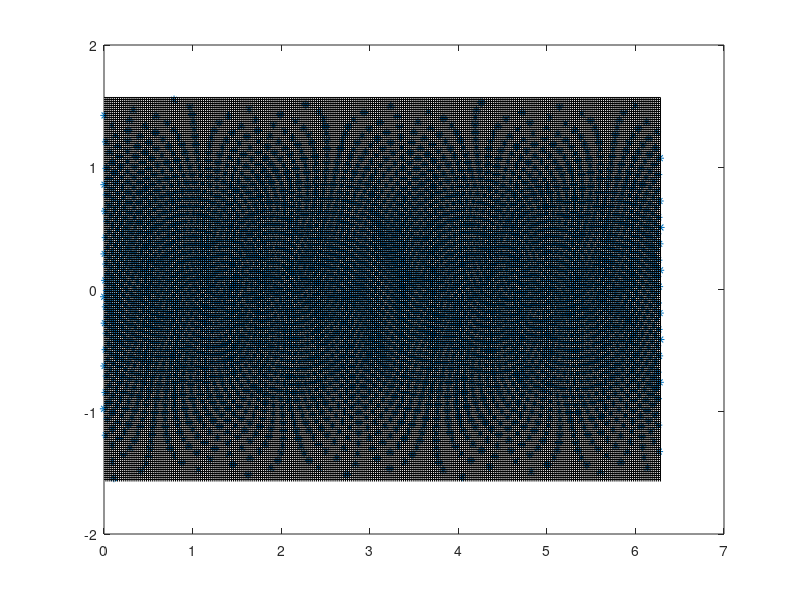

Source code (MATLAB):
% Generate approximately evenly distributed points on sphere using
% Golden Section spiral algorithm 
%    http://www.softimageblog.com/archives/115
% This creates input to create_obs_sequence,
%      which creates a set_def.out for use in create_fixed_network_seq.
%      See the README.

%% DART software - Copyright UCAR. This open source software is provided
% by UCAR, "as is", without charge, subject to all terms of use at
% http://www.image.ucar.edu/DAReS/DART/DART_download

close all; clear;

% Generate obs_sequence input for this problem

% For diagnostic test need a null data value and a null qc value
diagnostic_test = false;

% Input is in hectopascals - this was intended to be the mandatory levels (see below).
% levels = [1000 850 700 500 400 300 200 150 100 50 30 20 10 7 5];

% the nice thing about standards is there are so many of them.  mandatory levels, according to:
% wisconsin: http://www.meteor.wisc.edu/~hopkins/aos100/raobdoc.htm
% the surface [1000 925 850 700 500 400 300 250 200 150 100 70 50 10] mb.
%
% the AMS glossary: http://amsglossary.allenpress.com/glossary/search?id=mandatory-level1
% [1000 850 700 500 400 300 200 150 100 50 30 20 10 7 5 3 2 1] mb.
%
% the Office of Federal Coordinator of Meterology: http://www.ofcm.gov/fmh3/text/chapter5.htm
% [1000 925 850 700 500 400 300 250 200 150 100 70 50 30 20 10] hPa 
% plus it says that these levels should be considered standard: 7, 5, 3, 2, and 1 hPa.
%
% the ones that this program generates right now:
% Zagar OSSE; we've set   no_obs_assim_above_level = 5, which is slightly higher than 36 hPa in CAM6.
levels     = [1000  925  850  700  500  400  300  250   200  150  100  70   50   40 ]
% From NCEP+ACARS/201812_6H/obs_seq2018120100
% They could (should?) come from obs_converters/obs_error/ncep_obs_err_mod.f90.
T_variance = [1.44  1.0  0.64 0.64 0.64 0.64 0.81 1.44  1.44 1.0  0.64 0.64 0.81 1.0]
W_variance = [1.96  2.25 2.25 2.56 4.41 6.76 9.0  10.24 7.29 5.76 4.41 4.41 4.41 4.41]

% Date information is overwritten by create_fixed_network_sequence
year = 2017;
month = 12;
day = 25;
hour = 0;

% Model grid for comparison on the obs distribution plot
% T85   256x128 points on A-grid
%   nlat = 128;
%   nlon = 256;
% FV 1 degree:
nlat = 192;
nlon = 288;

% Number of roughly evenly distributed points in horizontal
% 2 degree, every fifth point
% n = 600;
% 1 degree every 4th point in latitude and longitude would be 3528.
n = (nlat * nlon) / 16;

x(1:n) = 0;
y(1:n) = 0;
z(1:n) = 0;

% Total number of observations at single time is levels*n*3
num_obs = size(levels, 2) * n * 3;
 
% Calculate the cartesian locations.
% For the geometric and visually minded: see the README.rst.
inc = pi * (3 - sqrt(5));
off = 2 / n;
for k = 1:n
   y(k) = (k-1) * off - 1 + (off / 2);
   r = sqrt(1 - y(k)*y(k));
   phi = (k-1) * inc; 
   x(k) = cos(phi) * r;
   z(k) = sin(phi) * r;
end 

% Now convert to latitude and longitude
for k = 1:n
   lon(k) = atan2(y(k), x(k)) + pi;
   lat(k) = asin(z(k));
   % Input is in degrees of lat and longitude
   dlon(k) = rad2deg(lon(k));
   dlat(k) = rad2deg(lat(k));
end

 % Need to generate output for driving create_obs_sequence
 fid = fopen('even_create_input', 'w');

 % Output the total number of observations
 fprintf(fid, '%6i\n', num_obs);
 % 0 copies of data
 if(diagnostic_test) 
    fprintf(fid, '%2i\n', 1);
 else
    fprintf(fid, '%2i\n', 0);
 end
 
 % 0 QC fields
 if(diagnostic_test) 
    fprintf(fid, '%2i\n', 1);
 else
    fprintf(fid, '%2i\n', 0);
 end
 
 % Metadata for data copy
 if(diagnostic_test)
    fprintf(fid, '"observations"\n');
 end
 % Metadata for qc
 if(diagnostic_test)
    fprintf(fid, '"Quality Control"\n');
 end
 
 
 % Loop to create each observation
 for hloc = 1:n
    for vloc = 1:size(levels, 2)
       for field = 1:3
          % 0 indicates that there is another observation; 
          fprintf(fid, '%2i\n', 0);
          % Specify obs kind by string
          if(field == 1)
             fprintf(fid, 'RADIOSONDE_TEMPERATURE\n');
          elseif(field == 2)
             fprintf(fid, 'RADIOSONDE_U_WIND_COMPONENT\n');
          elseif(field == 3)
             fprintf(fid, 'RADIOSONDE_V_WIND_COMPONENT\n');
          end
          % Select pressure as the vertical coordinate
          fprintf(fid, '%2i\n', 2);
          % The vertical pressure level
          fprintf(fid, '%5i\n', levels(vloc));
          % Lon and lat in degrees next
          fprintf(fid, '%6.2f\n', dlon(hloc));
          fprintf(fid, '%6.2f\n', dlat(hloc));
          % Now the date and time
          fprintf(fid, '%5i %3i %3i %3i %2i %2i \n', year, month, day, hour, 0, 0);
          % Finally, the error variance
          if(field == 1)
             fprintf(fid, '%6.2f\n', T_variance(vloc));
          else
             fprintf(fid, '%6.2f\n', W_variance(vloc));
          end
      
          % Need value and qc for testing
          if(diagnostic_test)
             fprintf(fid, '%2i\n', 1);
             fprintf(fid, '%2i\n', 0);
          end
       end   
    end
 end
 
 % File name
 fprintf(fid, 'set_def.out\n');
 
 % Done with output, close file
 fclose(fid);

% Some plotting to visualize this observation set
plot(lon, lat, '*');
hold on

% Plot an approximate CAM grid for comparison

del_lat = pi / nlat;
del_lon = 2*pi / nlon;

% Plot latitude lines first
for i = 1:nlat
   glat = del_lat * i - pi/2;
   a = [0 2*pi];
   b = [glat glat];
   plot(a, b, 'k');
end


for i = 1:nlon
   glon = del_lon*i;
   a = [glon glon];
   b = [-pi/2,  pi/2];
   plot(a, b, 'k');
end

